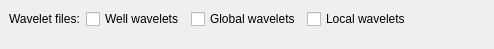
            <widget class="QWidget" name="waveletPage_3">
             <property name="geometry">
              <rect>
               <x>0</x>
               <y>0</y>
               <width>494</width>
               <height>49</height>
              </rect>
             </property>
             <attribute name="label">
              <string>Wavelet output</string>
             </attribute>
             <layout class="QGridLayout" name="_42">
              <property name="margin">
               <number>9</number>
              </property>
              <property name="spacing">
               <number>6</number>
              </property>
              <item row="0" column="1">
               <layout class="QHBoxLayout" name="_43">
                <property name="spacing">
                 <number>6</number>
                </property>
                <property name="margin">
                 <number>0</number>
                </property>
                <item>
                 <widget class="QCheckBox" name="oWaveletWellCheckBox">
                  <property name="toolTip">
                   <string>&lt;qt&gt;Should estimated wavelets for each well used for wavelet estimation be written? These wavelets are not optimally shifted, but aligned for easy comparison.</string>
                  </property>
                  <property name="text">
                   <string>Well wavelets</string>
                  </property>
                 </widget>
                </item>
                <item>
                 <widget class="QCheckBox" name="oWaveletGlobalCheckBox">
                  <property name="toolTip">
                   <string>&lt;qt&gt;Should global wavelets for each seismic angle be written?</string>
                  </property>
                  <property name="text">
                   <string>Global wavelets</string>
                  </property>
                 </widget>
                </item>
                <item>
                 <widget class="QCheckBox" name="oWaveletLocalCheckBox">
                  <property name="toolTip">
                   <string>&lt;qt&gt;Should estimated local wavelet shift and scale surfaces be written? Is only enabled when the local wavelet check box under &quot;Survey Information&quot; is checked.</string>
                  </property>
                  <property name="text">
                   <string>Local wavelets</string>
                  </property>
                 </widget>
                </item>
                <item>
                 <spacer>
                  <property name="orientation">
                   <enum>Qt::Horizontal</enum>
                  </property>
                  <property name="sizeHint" stdset="0">
                   <size>
                    <width>40</width>
                    <height>20</height>
                   </size>
                  </property>
                 </spacer>
                </item>
               </layout>
              </item>
              <item row="0" column="0">
               <widget class="QLabel" name="oWaveletFileLabel">
                <property name="toolTip">
                 <string>&lt;qt&gt;Which wavelet files should be written?</string>
                </property>
                <property name="text">
                 <string>Wavelet files:</string>
                </property>
               </widget>
              </item>
              <item row="1" column="1">
               <spacer>
                <property name="orientation">
                 <enum>Qt::Vertical</enum>
                </property>
                <property name="sizeHint" stdset="0">
                 <size>
                  <width>20</width>
                  <height>40</height>
                 </size>
                </property>
               </spacer>
              </item>
             </layout>
            </widget>
